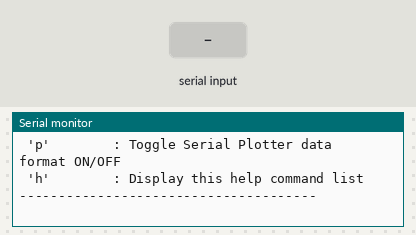
Recording of a sketch running on a simulated Arduino Uno, built with avr-gcc and run on an emulated ATmega328P. Shown: the last lines printed to the serial monitor. The test bench sets the inputs (shaded band).

Above: at 1.2 s.
1.3 s: "s\n" received over Serial
At 1.42 s:
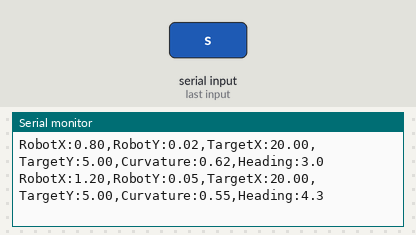
2.8 s: byte 115 ('s') received over Serial
At 3.2 s:
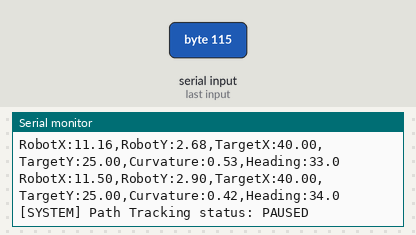
4.3 s: byte 114 ('r') received over Serial
At 5.5 s:
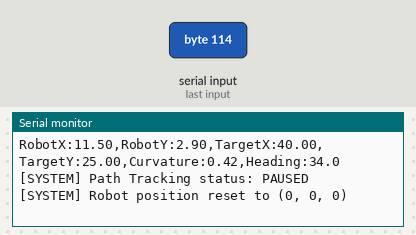
5.8 s: byte 43 ('+') received over Serial
At 6.7 s:
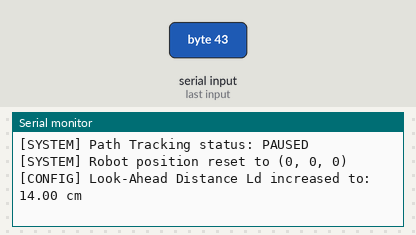
7.3 s: byte 45 ('-') received over Serial
At 7.8 s:
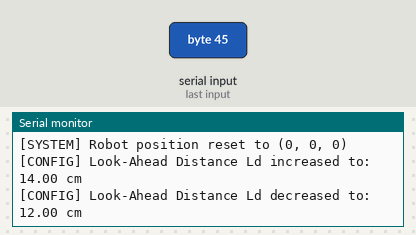
8.8 s: "S\n" received over Serial
At 8.87 s:
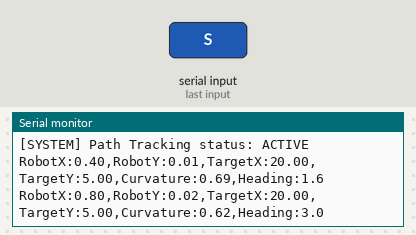
Timing chart, 0 to 11.3 s (numbered marks = the images above; inputs shaded):
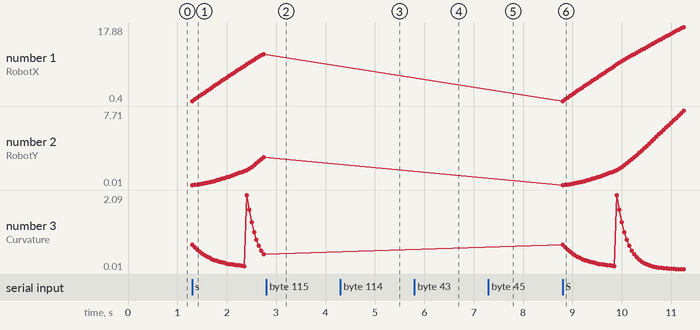

The sketch:

Day_99_Pure_Pursuit_Path_Tracking.ino
```cpp
/*
 * 100 Projects with Arduino - Day 99
 * Project: Autonomous Path Tracking using the Pure Pursuit Algorithm
 *
 * DESCRIPTION:
 * This project implements the Pure Pursuit path-tracking algorithm, which is the industry
 * standard for steering control in autonomous ground vehicles (AGVs) and mobile robots.
 *
 * Given a pre-defined path of 2D waypoints, the robot continuously calculates the steering
 * curvature required to follow the path by looking ahead a fixed distance (Ld).
 *
 * CORE MATHEMATICS & GEOMETRY:
 * 1. Global to Local Transformation:
 *      Transform the target waypoint (gx, gy) from the global coordinate frame to the robot's
 *      local coordinate frame (lx, ly):
 *        dx = gx - robotX
 *        dy = gy - robotY
 *        lx =  dx * cos(robotTheta) + dy * sin(robotTheta)
 *        ly = -dx * sin(robotTheta) + dy * cos(robotTheta)
 * 2. Curvature (gamma):
 *      The curvature of the circular arc connecting the robot to the look-ahead point is:
 *        gamma = (2 * ly) / (Ld * Ld)
 * 3. Differential Drive Mapping:
 *      Map the curvature gamma to the left and right wheel velocities:
 *        vL = vTarget * (1.0 - gamma * W / 2)
 *        vR = vTarget * (1.0 + gamma * W / 2)
 *
 * LOOK-AHEAD TUNING BEHAVIOR:
 * - Small Ld (e.g., 5cm): Aggressive tracking, tracks path tightly, but can cause oscillations.
 * - Large Ld (e.g., 20cm): Smooth tracking, no oscillations, but cuts corners heavily.
 *
 * CLI SIMULATOR:
 * The 20 Hz simulation tracks the robot's coordinates and updates wheel speeds dynamically.
 * Plots robot position (X, Y) vs the active target waypoint on the Serial Plotter.
 */

// --- ROBOT CONFIGURATION (Dimensions in cm) ---
const float WHEEL_TRACK = 15.0f;  // Track width (distance between wheels)
float Ld = 12.0f;                 // Look-Ahead Distance (tuning parameter)
float vTarget = 8.0f;             // Target linear speed (cm/s)

// --- PATH WAYPOINTS ---
struct Waypoint {
  float x;
  float y;
};

// A path consisting of 5 waypoints (forming a sweeping curve)
const int NUM_WAYPOINTS = 5;
const Waypoint path[NUM_WAYPOINTS] = {
    {0.0f, 0.0f}, {20.0f, 5.0f}, {40.0f, 25.0f}, {60.0f, 20.0f}, {80.0f, 0.0f}};

int activeWaypointIdx = 1;  // Start by targeting the second waypoint

// --- ROBOT STATE ---
float robotX = 0.0f;
float robotY = 0.0f;
float robotTheta = 0.0f;  // Heading (radians)

// --- CONTROL VARIABLES ---
bool trackingActive = false;
bool printPlotter = true;
const float dt = 0.05f;  // 20 Hz loop (dt = 0.05s)

void setup() {
  Serial.begin(115200);

  Serial.println(F("=================================================="));
  Serial.println(F("Day 99: Pure Pursuit Autonomous Path Tracking"));
  Serial.println(F("=================================================="));

  printMenu();
}

void loop() {
  static unsigned long lastUpdate = 0;

  if (trackingActive && (millis() - lastUpdate >= 50)) {
    lastUpdate = millis();
    runPurePursuitStep();
  }

  // Poll Serial CLI Commands
  if (Serial.available() > 0) {
    char cmd = Serial.read();
    handleCLICommand(cmd);
  }
}

// =============================================================
//  PURE PURSUIT ENGINE
// =============================================================
void runPurePursuitStep() {
  // 1. Check if we reached the final goal (within 4cm of last waypoint)
  float distToGoal =
      getDistance(robotX, robotY, path[NUM_WAYPOINTS - 1].x, path[NUM_WAYPOINTS - 1].y);
  if (distToGoal < 4.0f) {
    trackingActive = false;
    Serial.println(F("\n[GOAL] Destination reached! Path tracking successfully completed."));
    return;
  }

  // 2. Select look-ahead target waypoint
  // Find the first waypoint in the path that is at least Ld distance away
  while (activeWaypointIdx < NUM_WAYPOINTS - 1) {
    float dist = getDistance(robotX, robotY, path[activeWaypointIdx].x, path[activeWaypointIdx].y);
    if (dist < Ld) {
      activeWaypointIdx++;  // Move to next look-ahead target segment
    } else {
      break;
    }
  }

  float targetX = path[activeWaypointIdx].x;
  float targetY = path[activeWaypointIdx].y;

  // 3. Transform target to robot's local frame
  float dx = targetX - robotX;
  float dy = targetY - robotY;

  // lx = forward displacement, ly = lateral displacement (positive left)
  float lx = dx * cos(robotTheta) + dy * sin(robotTheta);
  float ly = -dx * sin(robotTheta) + dy * cos(robotTheta);

  // 4. Calculate steering curvature (gamma)
  // gamma = 2 * ly / (Ld^2)
  float gamma = (2.0f * ly) / (Ld * Ld);

  // 5. Calculate wheel velocities
  float vL = vTarget * (1.0f - (gamma * WHEEL_TRACK / 2.0f));
  float vR = vTarget * (1.0f + (gamma * WHEEL_TRACK / 2.0f));

  // 6. Simulate Odometry/Kinematics update for 2D motion (dt = 0.05s)
  float vCenter = (vL + vR) / 2.0f;
  float dTheta = (vR - vL) * dt / WHEEL_TRACK;

  float midTheta = robotTheta + (dTheta / 2.0f);
  robotX += vCenter * dt * cos(midTheta);
  robotY += vCenter * dt * sin(midTheta);
  robotTheta += dTheta;

  // Constrain theta to [-pi, +pi]
  if (robotTheta > PI)
    robotTheta -= 2.0f * PI;
  else if (robotTheta < -PI)
    robotTheta += 2.0f * PI;

  // 7. Output Plotter Telemetry
  if (printPlotter) {
    Serial.print(F("RobotX:"));
    Serial.print(robotX, 2);
    Serial.print(F(",RobotY:"));
    Serial.print(robotY, 2);
    Serial.print(F(",TargetX:"));
    Serial.print(targetX, 2);
    Serial.print(F(",TargetY:"));
    Serial.print(targetY, 2);
    Serial.print(F(",Curvature:"));
    Serial.print(gamma * 10.0f);  // Scaled for plotting visibility
    Serial.print(F(",Heading:"));
    Serial.println(robotTheta * 180.0f / PI, 1);
  }
}

float getDistance(float x1, float y1, float x2, float y2) {
  return sqrt((x2 - x1) * (x2 - x1) + (y2 - y1) * (y2 - y1));
}

// =============================================================
//  CLI COMMAND INTERFACE
// =============================================================
void handleCLICommand(char cmd) {
  if (cmd == '\n' || cmd == '\r') return;

  switch (cmd) {
    case 's':
    case 'S':
      trackingActive = !trackingActive;
      Serial.print(F("[SYSTEM] Path Tracking status: "));
      Serial.println(trackingActive ? F("ACTIVE") : F("PAUSED"));
      break;

    case 'r':
    case 'R':
      // Reset robot to starting origin
      robotX = 0.0f;
      robotY = 0.0f;
      robotTheta = 0.0f;
      activeWaypointIdx = 1;
      Serial.println(F("[SYSTEM] Robot position reset to (0, 0, 0)"));
      break;

    // Tune Look-Ahead Distance Ld
    case '+':
    case 'l':
      Ld = constrain(Ld + 2.0f, 4.0f, 30.0f);
      Serial.print(F("[CONFIG] Look-Ahead Distance Ld increased to: "));
      Serial.print(Ld);
      Serial.println(F(" cm"));
      break;
    case '-':
    case 'd':
      Ld = constrain(Ld - 2.0f, 4.0f, 30.0f);
      Serial.print(F("[CONFIG] Look-Ahead Distance Ld decreased to: "));
      Serial.print(Ld);
      Serial.println(F(" cm"));
      break;

    case 'p':
    case 'P':
      printPlotter = !printPlotter;
      break;

    case 'h':
    case 'H':
      printMenu();
      break;

    default:
      break;
  }
}

void printMenu() {
  Serial.println(F("\n--- PURE PURSUIT PATH TRACKER CLI ---"));
  Serial.println(F(" 's'        : Start / Pause autonomous path tracking"));
  Serial.println(F(" 'r'        : Reset robot coordinates to (0,0,0) and restart path"));
  Serial.println(F(" '+' or 'l' : Increase Look-Ahead distance Ld (+2 cm)"));
  Serial.println(F(" '-' or 'd' : Decrease Look-Ahead distance Ld (-2 cm)"));
  Serial.println(F(" 'p'        : Toggle Serial Plotter data format ON/OFF"));
  Serial.println(F(" 'h'        : Display this help command list"));
  Serial.println(F("--------------------------------------\n"));
}
```

Measured:
- after the input at 1.3 s, the serial monitor: prints a new line at once (image 1)
- after the input at 2.8 s, the serial monitor: prints a new line at once (image 2)
- after the input at 4.3 s, the serial monitor: prints a new line at once (image 3)
- after the input at 5.8 s, the serial monitor: prints a new line at once (image 4)
- after the input at 7.3 s, the serial monitor: prints a new line at once (image 5)
- after the input at 8.8 s, the serial monitor: prints a new line at once (image 6)
- plotted number 1: 11.5 → 17.88 after the input at 8.8 s
- plotted number 2: 2.9 → 7.71 after the input at 8.8 s
